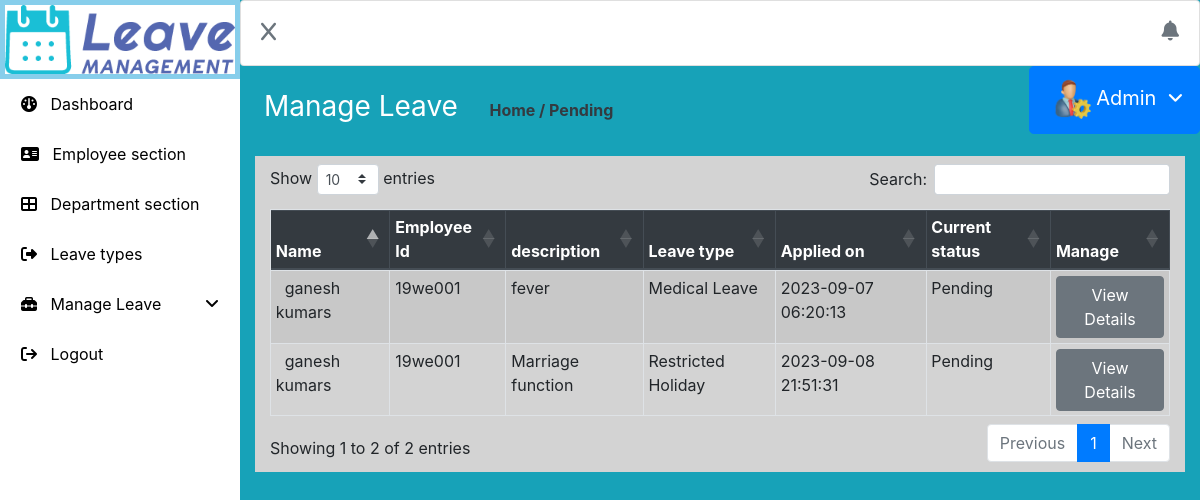
Screenshot of /admin/pending with the database file from the repository.
### tables this page shows
CREATE TABLE `employee` (
  `eid` int(11) NOT NULL,
  `employee_id` varchar(40) NOT NULL,
  `firstname` varchar(40) NOT NULL,
  `lastname` varchar(40) NOT NULL,
  `email` varchar(60) NOT NULL,
  `department` varchar(60) NOT NULL,
  `gender` varchar(10) NOT NULL,
  `dob` varchar(20) NOT NULL,
  `contact` varchar(15) NOT NULL,
  `country` varchar(20) NOT NULL,
  `address` varchar(250) NOT NULL,
  `city` varchar(30) NOT NULL,
  `password` varchar(20) NOT NULL,
  `reading_time` timestamp NOT NULL DEFAULT current_timestamp() ON UPDATE current_timestamp()
);

CREATE TABLE `emp_leave` (
  `elid` int(11) NOT NULL,
  `emp_id` int(11) NOT NULL,
  `start_date` varchar(50) NOT NULL,
  `end_date` varchar(50) NOT NULL,
  `leave_type` varchar(70) NOT NULL,
  `description` text NOT NULL,
  `status` varchar(40) NOT NULL DEFAULT 'Pending',
  `Apply_time` timestamp NOT NULL DEFAULT current_timestamp() ON UPDATE current_timestamp()
);

### application/controllers/Admin.php (called while the page is built, shortened)
<?php
class Admin extends CI_Controller
{
	public function __construct()
	{
		$this->load->model('admin_model');
	}
	public function pending()
	{
		$pending=$this->admin_model->getPendingLeaves();
		$this->load->view("admin/pending",array("pending"=>$pending));
	}
}
?>

### index.php (called while the page is built, shortened)
<?php
require_once BASEPATH.'core/CodeIgniter.php';

### application/models/Admin_model.php (called while the page is built, shortened)
<?php
class Admin_model extends CI_Model
{
	public function getPendingLeaves()
	{
		$this->db->select("*");
		$this->db->from("employee");
		$this->db->join("emp_leave","employee.eid=emp_leave.emp_id");
		$this->db->where("status","Pending");
		$query=$this->db->get();
		return $query->result();
	}
}
?>

### application/views/admin/Pending.php (the view, shortened to what this page needs)
<!DOCTYPE html>
<html lang="en">
<head>
    <link rel="stylesheet" href="https://cdnjs.cloudflare.com/ajax/libs/twitter-bootstrap/4.5.2/css/bootstrap.css">
    <link rel="stylesheet" href="https://cdn.datatables.net/1.13.6/css/dataTables.bootstrap4.min.css">
	<link rel="stylesheet" href="https://cdn.jsdelivr.net/npm/bootstrap@4.6.2/dist/css/bootstrap.min.css">
  <link rel="stylesheet" href="https://cdnjs.cloudflare.com/ajax/libs/font-awesome/6.4.2/css/all.min.css">
  <link rel="stylesheet" href="https://cdnjs.cloudflare.com/ajax/libs/font-awesome/6.4.2/css/all.min.css" />
  <link rel="stylesheet" href="<?=base_url('assets/css/style.css')?>">
</head>
<body>
<div>
	<div style="width:80%;height:140vh;float:right;" class="bg-info show-hide">
	<?php
	include('topbar.php');
	?>
<?php
include('ad.php');
?>
<h3 class="font-weight-normal text-white p-4">Manage Leave&nbsp;&nbsp;&nbsp;
		<span style="font-size:16px;" class="text-dark font-weight-bold">Home / Pending</span></h3>
	<div class="container-fluid">
		<div class="container py-2" style="background-color:lightgray;">
		<div class="row">
			<div class="col-md-12">
			<table id="example" class="table table-striped table-sm table-bordered" style="width:100%">
        <thead class=thead-dark>
            <tr>
                <th>Name</th>
                <th>Employee Id</th>
                <th>description</th>
                <th>Leave type</th>
				<th>Applied on</th>
                <th>Current status</th>
                <th>Manage</th>
            </tr>
        </thead>
        <tbody>
<?php
foreach($pending as $pending)
{
?>
            <tr>
                <td><span class="my-dpt"></span>&nbsp;&nbsp;<?=$pending->firstname." ".$pending->lastname?></td>
                <td><?=$pending->employee_id?></td>
                <td><?=$pending->description?></td>
                <td><?=$pending->leave_type?></td>
                <td><?=$pending->Apply_time?></td>
                <td><?=$pending->status?></td>
				<td><a class="btn btn-secondary" href="<?=base_url('admin/manage_leave/'.$pending->elid)?>">View Details</a></td>
            </tr>
<?php
}
?>
        </tbody>
    </table>
			</div>
		</div>
        </div>
    </div>
	</div>
	<div style="width:20%;position:fixed;" class="mylastclass">
	<?php
	include('leftbar.php');
	?>
    </div>
</div>
</body>
</html>

### rows the page displays
employee: firstname "ganesh", lastname "kumars", employee "19we001", emp_leave.description "fever", emp_leave.leave_type "Medical Leave", emp_leave.Apply_time "2023-09-07 06:20:13", emp_leave.status "Pending", emp_leave.description "Marriage function", emp_leave.leave_type "Restricted Holiday", emp_leave.Apply_time "2023-09-08 21:51:31"
